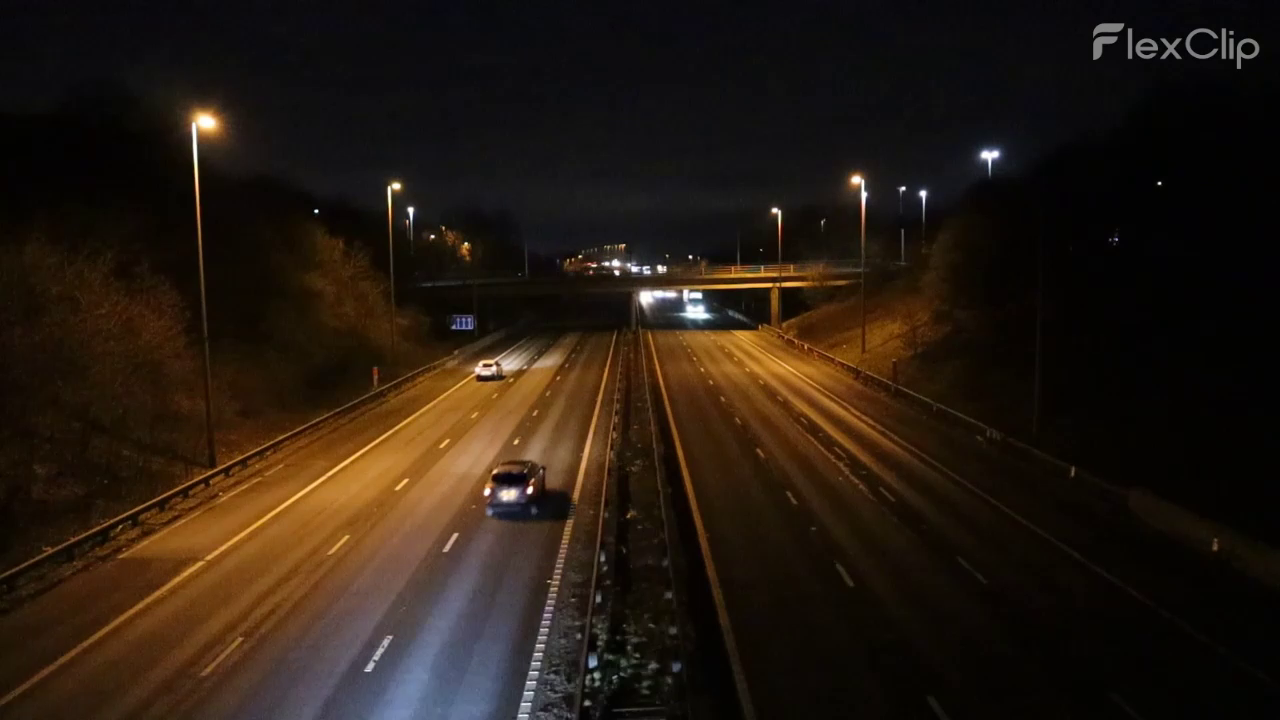
#> input picture frame 31 of test_videos/road2.mp4, 1280 x 720 px, given in place of cross_section.mp4, which was not available
$ python ViBe.py
#> lines starting #> are read from the running program, lines starting #| are printed output that depends on the picture; after the words box and inside, x2 and y2 are one past the last pixel; in counts of white or black regions, pixels touching at a corner belong together; pictures that were not available may be replaced by others from this repository, and a replacement may not be noted
import numpy as np
import cv2
from tqdm import tqdm

'''Output a video whose each frame is foreground mask of a video using ViBe (Video Backgound Extraction)).'''

class ViBe:
    def __init__(self, input_video, num_samples=20, min_matches=2, radius=20, subsample_factor=16):
        self.input_video = input_video
        self.num_samples = num_samples
        self.min_matches = min_matches
        self.radius = radius
        self.subsample_factor = subsample_factor
        self.samples = None

    def initialize(self, first_frame):
        h, w = first_frame.shape
        self.samples = np.zeros((self.num_samples, h, w), dtype=np.uint8)
        for i in range(self.num_samples):
            self.samples[i] = np.roll(first_frame, np.random.randint(-1, 2), axis=0)
            self.samples[i] = np.roll(self.samples[i], np.random.randint(-1, 2), axis=1)

    def update(self, frame):
        h, w = frame.shape
        fg_mask = np.zeros((h, w), dtype=np.uint8)
        matches = np.zeros((h, w), dtype=np.uint8)

        for i in range(self.num_samples):
            dist = np.abs(self.samples[i].astype(np.int16) - frame.astype(np.int16))
            matches += (dist < self.radius).astype(np.uint8)

        fg_mask[matches < self.min_matches] = 255

        rand_mask = np.random.randint(0, self.subsample_factor, (h, w))
        update_mask = (rand_mask == 0)

        for i in range(self.num_samples):
            rand_choice = np.random.randint(0, self.num_samples)
            self.samples[rand_choice][update_mask] = frame[update_mask]

        return fg_mask

    def get_mask_video(self):
        output_video = self.input_video.replace('.mp4', '_fg.mp4')

        cap = cv2.VideoCapture(self.input_video)
        total_frames = int(cap.get(cv2.CAP_PROP_FRAME_COUNT))

        _, frame = cap.read()
#> frame is the input picture: shape (720, 1280, 3); mean B, G, R 16.6, 26.3, 37.7
        gray = cv2.cvtColor(frame, cv2.COLOR_BGR2GRAY)

        self.initialize(gray)

        fourcc = cv2.VideoWriter_fourcc(*'mp4v')
        out = cv2.VideoWriter(output_video, fourcc, cap.get(cv2.CAP_PROP_FPS), (gray.shape[1], gray.shape[0]), isColor=False)

        print(f"Processing video {self.input_video} with {total_frames} frames")
        for _ in tqdm(range(total_frames-1)):
            _, frame = cap.read()

            gray = cv2.cvtColor(frame, cv2.COLOR_BGR2GRAY)
            fg_mask = self.update(gray)

            out.write(fg_mask.astype('uint8'))
#> this loop made 30 passes
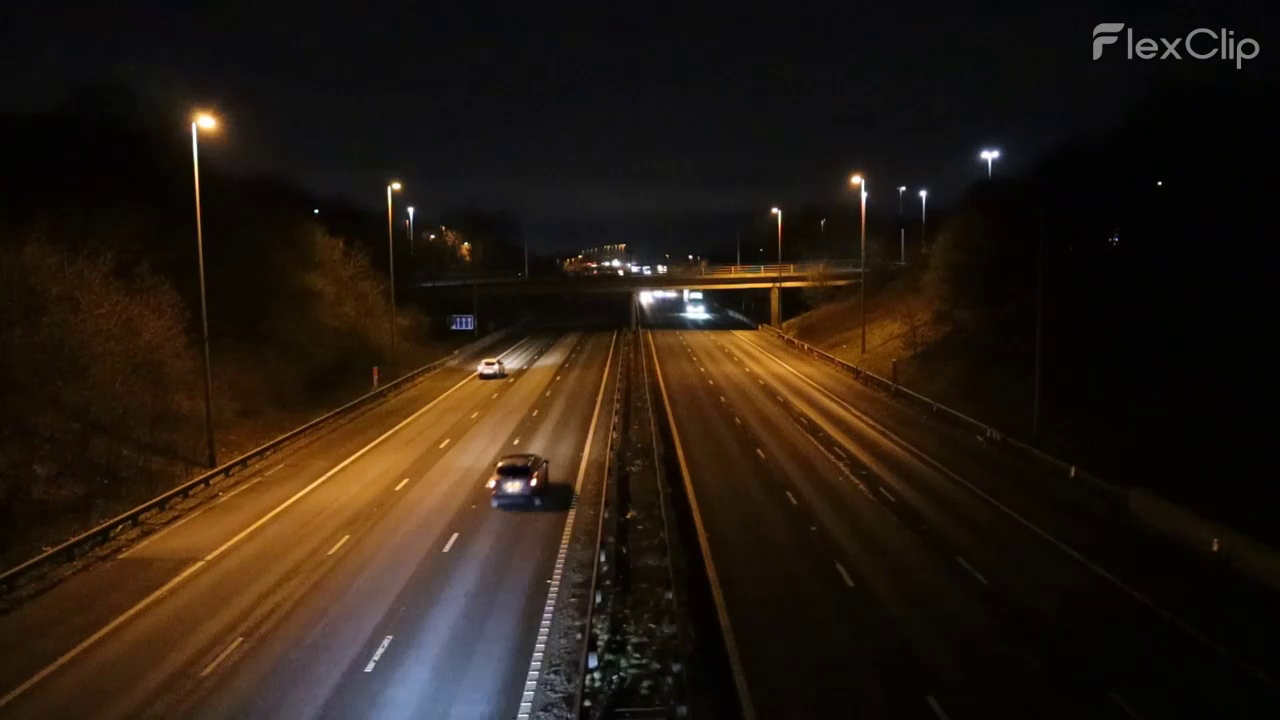
#> input picture frame 32 of test_videos/road2.mp4, 1280 x 720 px, given in place of cross_section.mp4, which was not available
#> pass 1, in get_mask_video, `fg_mask = self.update(gray)`:
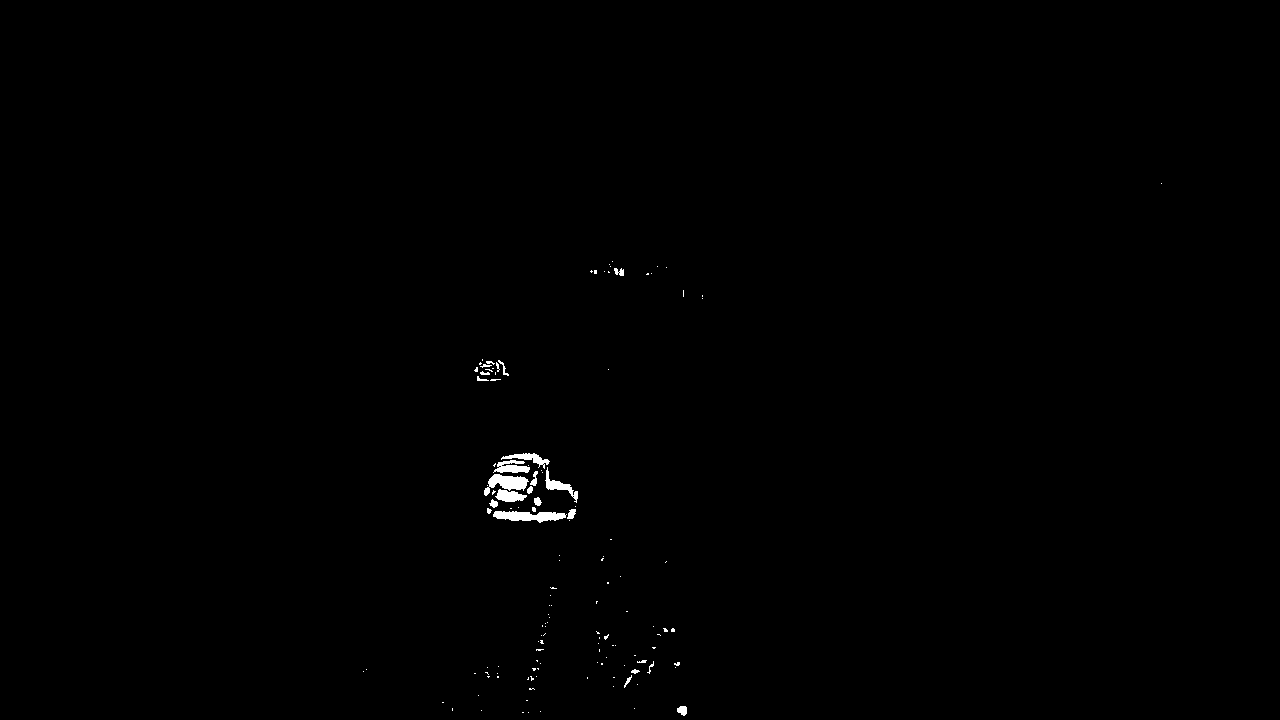
#> fg_mask: shape (720, 1280); 0.35% white; 132 white regions (108 under 20 px), largest, box (x1, y1, x2, y2) and area: (493, 511, 567, 523) 567, (484, 474, 529, 496) 500, (493, 460, 530, 473) 308
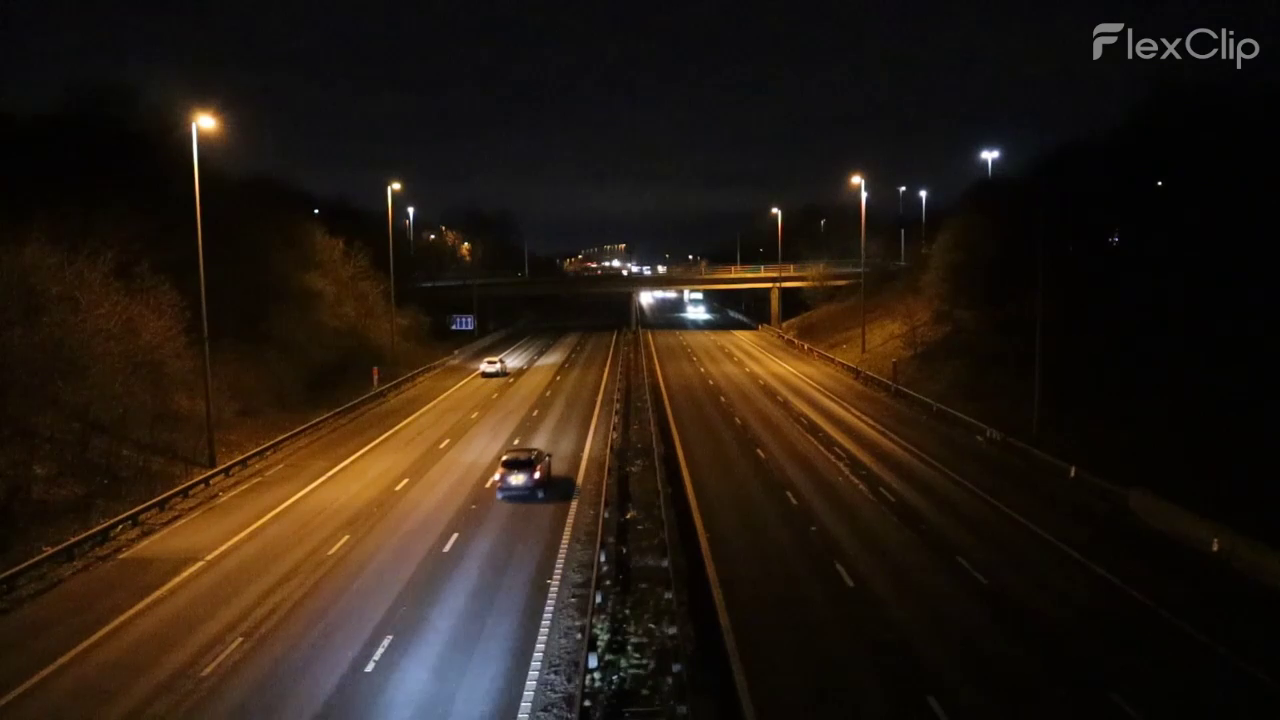
#> input picture frame 33 of test_videos/road2.mp4, 1280 x 720 px, given in place of cross_section.mp4, which was not available
#> after the loop:
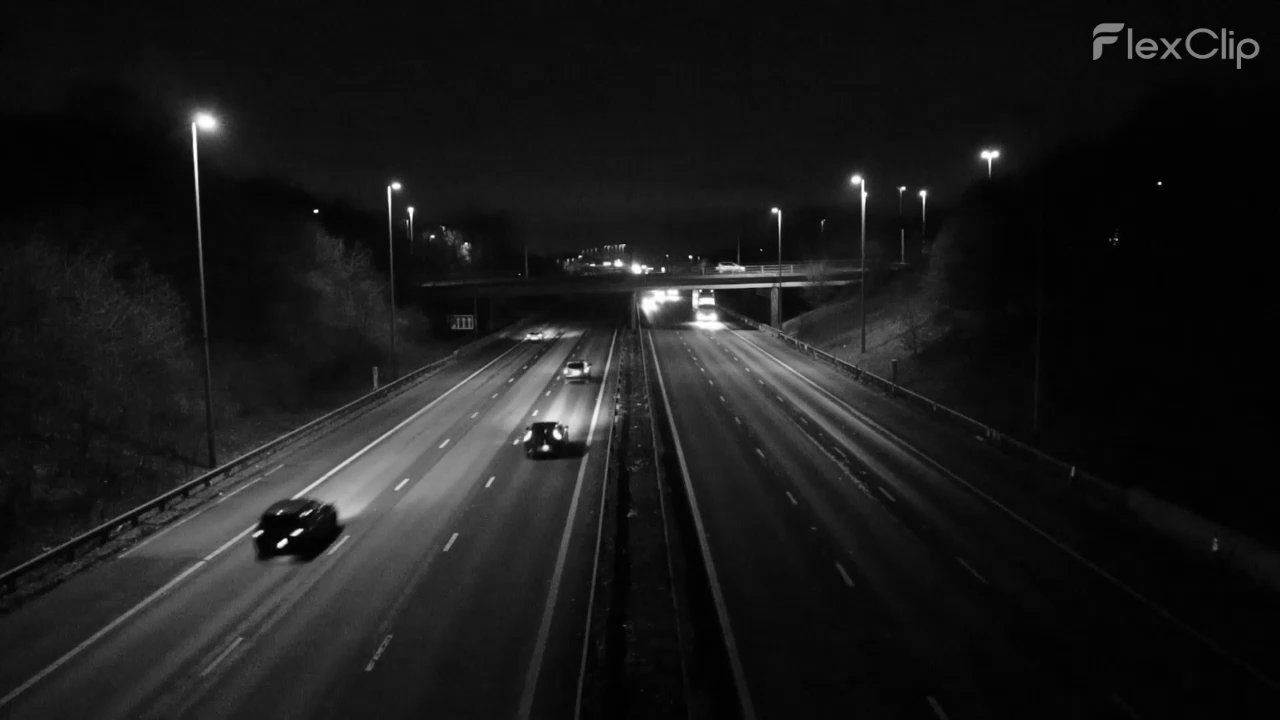
#> gray: shape (720, 1280); min 0, max 255, mean 26

        print(f'Video processing complete. Output saved to: {output_video}')
        cap.release()
        out.release()


if __name__ == "__main__":
    vibe = ViBe(input_video=r'test_videos\cross_section.mp4')
    vibe.get_mask_video()

$ run again, starting later in the video
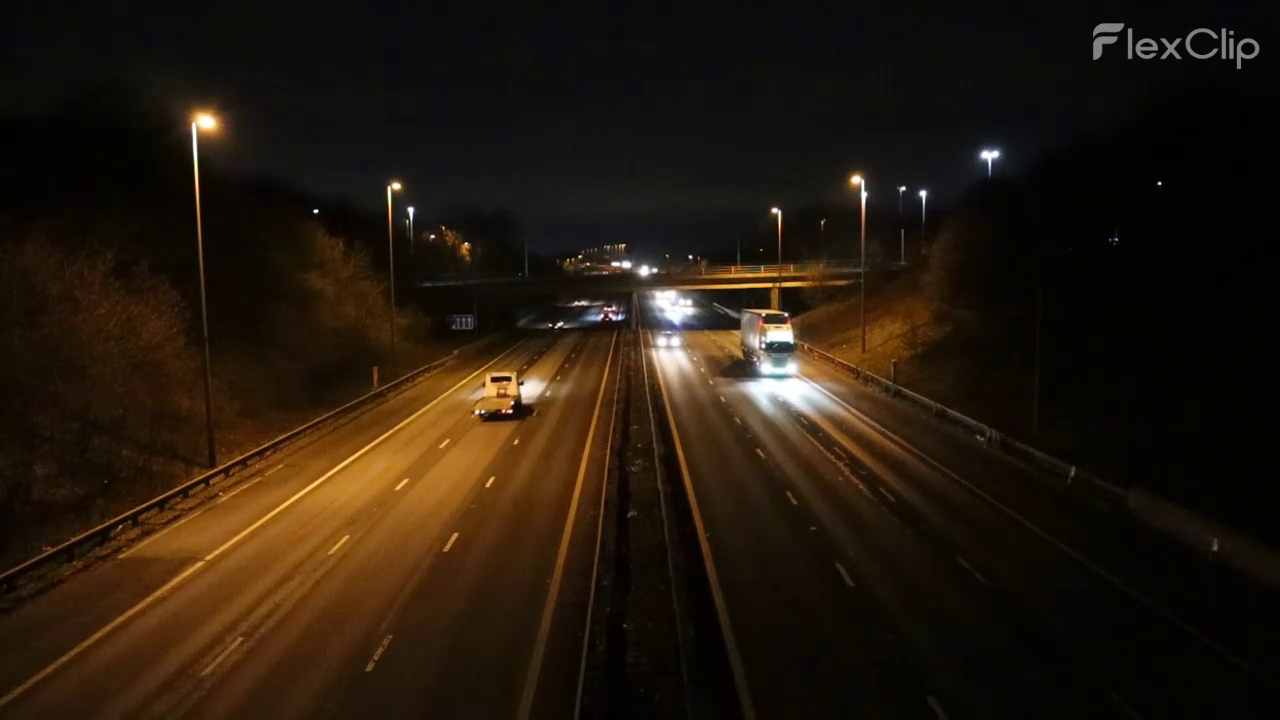
#> input picture frame 140 of test_videos/road2.mp4, 1280 x 720 px, given in place of cross_section.mp4, which was not available
#> in get_mask_video, frame is the input picture: shape (720, 1280, 3); mean B, G, R 13.3, 24.9, 36.5
#> the loop in get_mask_video, `for _ in tqdm(range(total_frames-1)):` made 30 passes
#> pass 1, in get_mask_video, `fg_mask = self.update(gray)`:
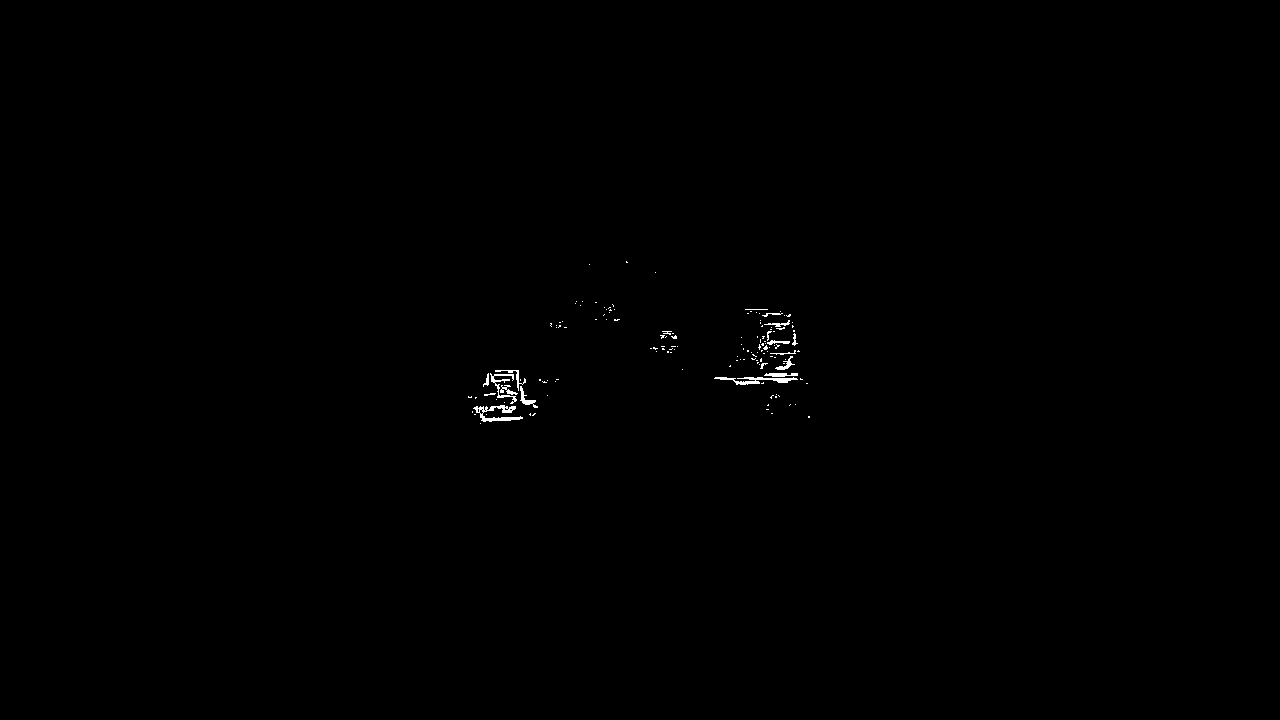
#> fg_mask: shape (720, 1280); 0.22% white in thin lines or dots, all inside (x1, y1, x2, y2) = (468, 261, 810, 424)
#> after the loop in get_mask_video, `for _ in tqdm(range(total_frames-1)):`:
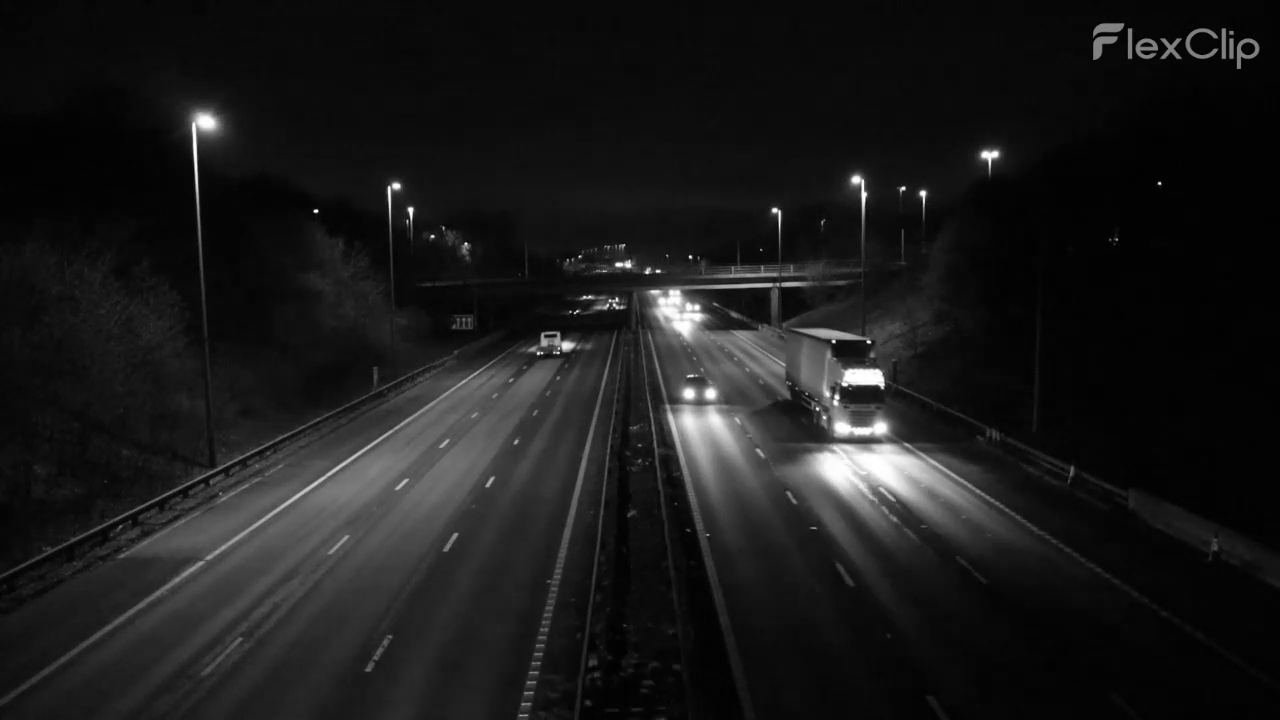
#> gray: shape (720, 1280); min 0, max 255, mean 25.9
